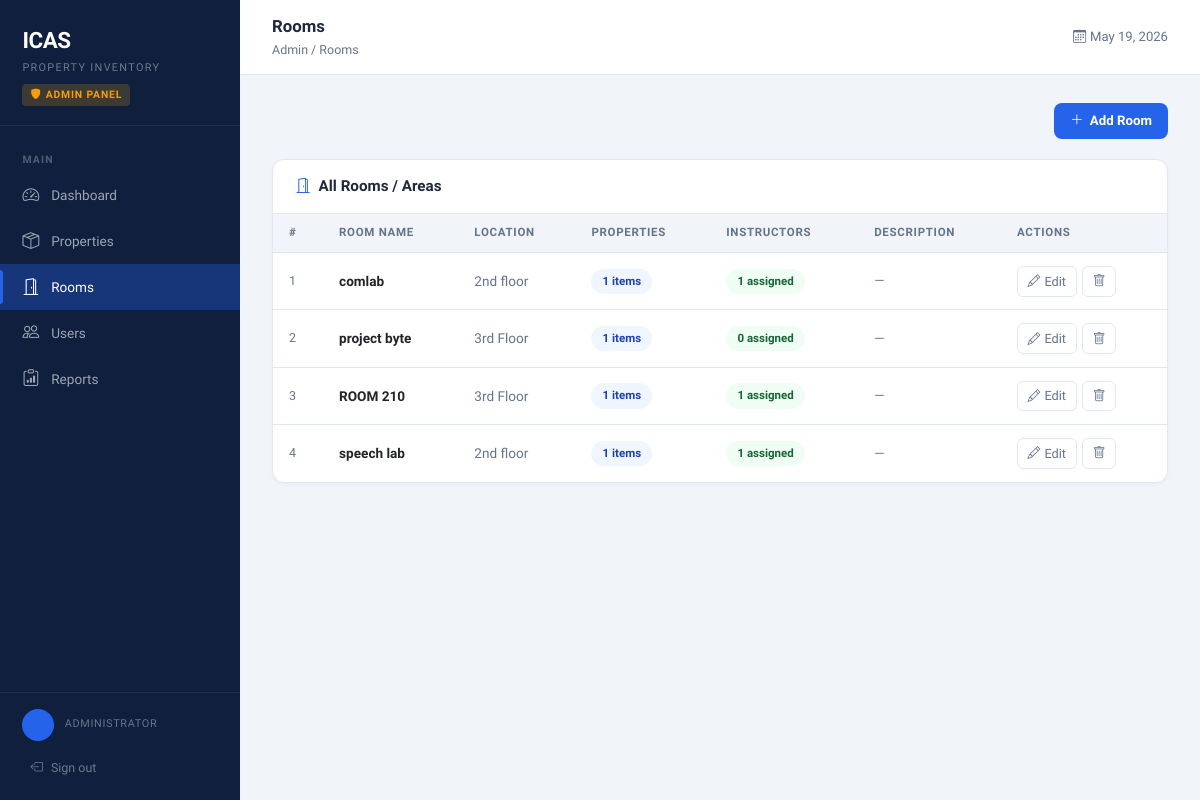
Page /admin/rooms.php (signed in) on the committed database.
### tables this page shows
CREATE TABLE `rooms` (
  `id` int(11) NOT NULL,
  `room_name` varchar(100) NOT NULL,
  `location` varchar(100) DEFAULT NULL,
  `description` text DEFAULT NULL
);

### admin/rooms.php (the view, shortened to what this page needs)
<?php
require_once '../config/db.php';
require_once '../includes/admin_layout.php';
$rooms = $pdo->query("
    SELECT r.*, COUNT(DISTINCT p.id) AS prop_count, COUNT(DISTINCT ra.instructor_id) AS instr_count
    FROM rooms r
    LEFT JOIN properties p ON p.room_id = r.id
    LEFT JOIN room_assignments ra ON ra.room_id = r.id
    GROUP BY r.id ORDER BY r.room_name
")->fetchAll();
?>
<div style="display:flex;justify-content:flex-end;margin-bottom:1.25rem;">
  <button class="btn-primary-custom" onclick="openModal('modal-add-room')">
    <i class="bi bi-plus-lg"></i> Add Room
  </button>
</div>
<div class="card">
  <div class="card-header-custom">
    <h5><i class="bi bi-door-open me-2" style="color:var(--blue)"></i>All Rooms / Areas</h5>
  </div>
  <div style="overflow-x:auto;">
    <table class="table-custom">
      <thead>
        <tr><th>#</th><th>Room Name</th><th>Location</th><th>Properties</th><th>Instructors</th><th>Description</th><th>Actions</th></tr>
      </thead>
      <tbody>
        <?php if (empty($rooms)): ?>
          <tr><td colspan="7" style="text-align:center;color:var(--muted);padding:2.5rem;">No rooms yet.</td></tr>
        <?php else: ?>
          <?php foreach ($rooms as $i => $rm): ?>
          <tr>
            <td style="color:var(--muted);font-size:.78rem"><?= $i+1 ?></td>
            <td style="font-weight:600"><?= htmlspecialchars($rm['room_name']) ?></td>
            <td style="color:var(--muted)"><?= htmlspecialchars($rm['location'] ?: '—') ?></td>
            <td><span class="badge-pill badge-admin"><?= $rm['prop_count'] ?> items</span></td>
            <td><span class="badge-pill badge-instr"><?= $rm['instr_count'] ?> assigned</span></td>
            <td style="color:var(--muted);font-size:.82rem;max-width:200px;"><?= htmlspecialchars($rm['description'] ?: '—') ?></td>
            <td>
              <div style="display:flex;gap:.35rem;">
                <button class="btn-sm-action" onclick='openEditRoom(<?= htmlspecialchars(json_encode($rm)) ?>)'>
                  <i class="bi bi-pencil"></i> Edit
                </button>
                <button class="btn-sm-action danger" onclick="openDelRoom(<?= $rm['id'] ?>, '<?= htmlspecialchars(addslashes($rm['room_name'])) ?>')">
                  <i class="bi bi-trash"></i>
                </button>
              </div>
            </td>
          </tr>
          <?php endforeach; ?>
        <?php endif; ?>
      </tbody>
    </table>
  </div>
</div>

### includes/admin_layout.php (style rules this page uses)
:root { --navy: #0F1F3D; --navy-light: #1B2E52; --navy-mid: #243656; --blue: #2563EB; --blue-soft: #EFF6FF; --accent: #F59E0B; --accent-soft:#FEF3C7; --success: #059669; --danger: #DC2626; --warning: #D97706; --text: #1E293B; --muted: #64748B; --border: #E2E8F0; --bg: #F1F5F9; --card: #FFFFFF; --sidebar-w: 240px; --radius: 12px; --radius-sm: 8px; }
*, *::before, *::after { box-sizing: border-box; margin: 0; padding: 0; }
body { font-family: 'Plus Jakarta Sans', sans-serif; background: var(--bg); color: var(--text); display: flex; min-height: 100vh; font-size: 14px; }
.card { background: var(--card); border: 1px solid var(--border); border-radius: var(--radius); box-shadow: 0 1px 4px rgba(0,0,0,.04); }
.card-header-custom { padding: 1.1rem 1.4rem; border-bottom: 1px solid var(--border); display: flex; align-items: center; justify-content: space-between; flex-wrap: wrap; gap: .75rem; }
.card-header-custom h5 { font-size: .95rem; font-weight: 700; color: var(--text); margin: 0; }
.table-custom { width: 100%; border-collapse: collapse; }
.table-custom thead th { background: var(--bg); padding: .65rem 1rem; font-size: .72rem; font-weight: 700; text-transform: uppercase; letter-spacing: .06em; color: var(--muted); border-bottom: 1px solid var(--border); white-space: nowrap; }
.table-custom tbody td { padding: .8rem 1rem; border-bottom: 1px solid var(--border); font-size: .85rem; vertical-align: middle; }
.table-custom tbody tr:last-child td { border-bottom: none; }
.badge-pill { display: inline-flex; align-items: center; gap: .3rem; padding: .25rem .7rem; border-radius: 999px; font-size: .72rem; font-weight: 600; }
.badge-admin { background: var(--blue-soft); color: #1E40AF; }
.badge-instr { background: #F0FDF4; color: #166534; }
.btn-primary-custom { background: var(--blue); color: #fff; border: none; border-radius: var(--radius-sm); padding: .5rem 1rem; font-size: .83rem; font-weight: 600; cursor: pointer; display: inline-flex; align-items: center; gap: .4rem; text-decoration: none; transition: background .15s; }
.btn-sm-action { padding: .3rem .6rem; border-radius: 6px; border: 1px solid var(--border); background: var(--card); color: var(--muted); font-size: .8rem; cursor: pointer; transition: all .15s; text-decoration: none; display: inline-flex; align-items: center; gap: .25rem; }

### rows in the picture
rooms: room_name "comlab", location "2nd floor", prop_count "1", instr_count "1", description "—"
rooms: room_name "project byte", location "3rd Floor", prop_count "1", instr_count "0", description "—"
rooms: room_name "ROOM 210", location "3rd Floor", prop_count "1", instr_count "1", description "—"
rooms: room_name "speech lab", location "2nd floor", prop_count "1", instr_count "1", description "—"

### other values in the picture
$item['label'] "Dashboard"
$item['label'] "Properties"
$item['label'] "Rooms"
$item['label'] "Users"
$item['label'] "Reports"
$page_title "Rooms"
